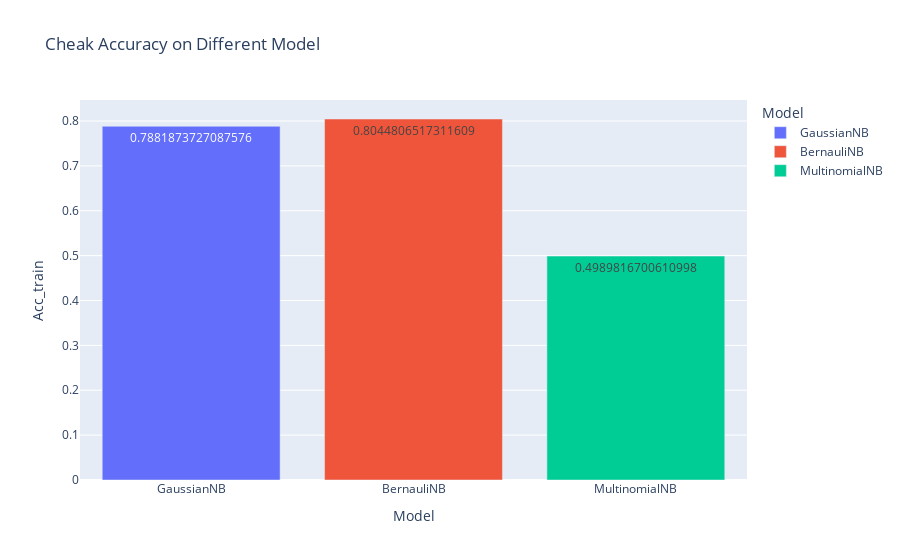

Notebook source saved alongside this figure:
### Code cell
aa=px.bar(tab,x='Model',y="Acc_train",title="Cheak Accuracy on Different Model",text="Acc_train",color='Model')
aa.show()

### Figure 1 — Plotly figure (JSON) as saved in the notebook; plotly's stock layout.template omitted (floating-point values rounded to 4 significant figures)
{"data": [{"alignmentgroup": "True", "hovertemplate": "Model=%{x}<br>Acc_train=%{text}<extra></extra>", "legendgroup": "GaussianNB", "marker": {"color": "#636efa", "pattern": {"shape": ""}}, "name": "GaussianNB", "offsetgroup": "GaussianNB", "orientation": "v", "showlegend": true, "text": [0.7882], "textposition": "auto", "type": "bar", "x": ["GaussianNB"], "xaxis": "x", "y": [0.7882], "yaxis": "y"}, {"alignmentgroup": "True", "hovertemplate": "Model=%{x}<br>Acc_train=%{text}<extra></extra>", "legendgroup": "BernauliNB", "marker": {"color": "#EF553B", "pattern": {"shape": ""}}, "name": "BernauliNB", "offsetgroup": "BernauliNB", "orientation": "v", "showlegend": true, "text": [0.8045], "textposition": "auto", "type": "bar", "x": ["BernauliNB"], "xaxis": "x", "y": [0.8045], "yaxis": "y"}, {"alignmentgroup": "True", "hovertemplate": "Model=%{x}<br>Acc_train=%{text}<extra></extra>", "legendgroup": "MultinomialNB", "marker": {"color": "#00cc96", "pattern": {"shape": ""}}, "name": "MultinomialNB", "offsetgroup": "MultinomialNB", "orientation": "v", "showlegend": true, "text": [0.499], "textposition": "auto", "type": "bar", "x": ["MultinomialNB"], "xaxis": "x", "y": [0.499], "yaxis": "y"}], "layout": {"barmode": "relative", "legend": {"title": {"text": "Model"}, "tracegroupgap": 0}, "title": {"text": "Cheak Accuracy on Different Model"}, "xaxis": {"anchor": "y", "categoryarray": ["GaussianNB", "BernauliNB", "MultinomialNB"], "categoryorder": "array", "domain": [0, 1], "title": {"text": "Model"}}, "yaxis": {"anchor": "x", "domain": [0, 1], "title": {"text": "Acc_train"}}}}
